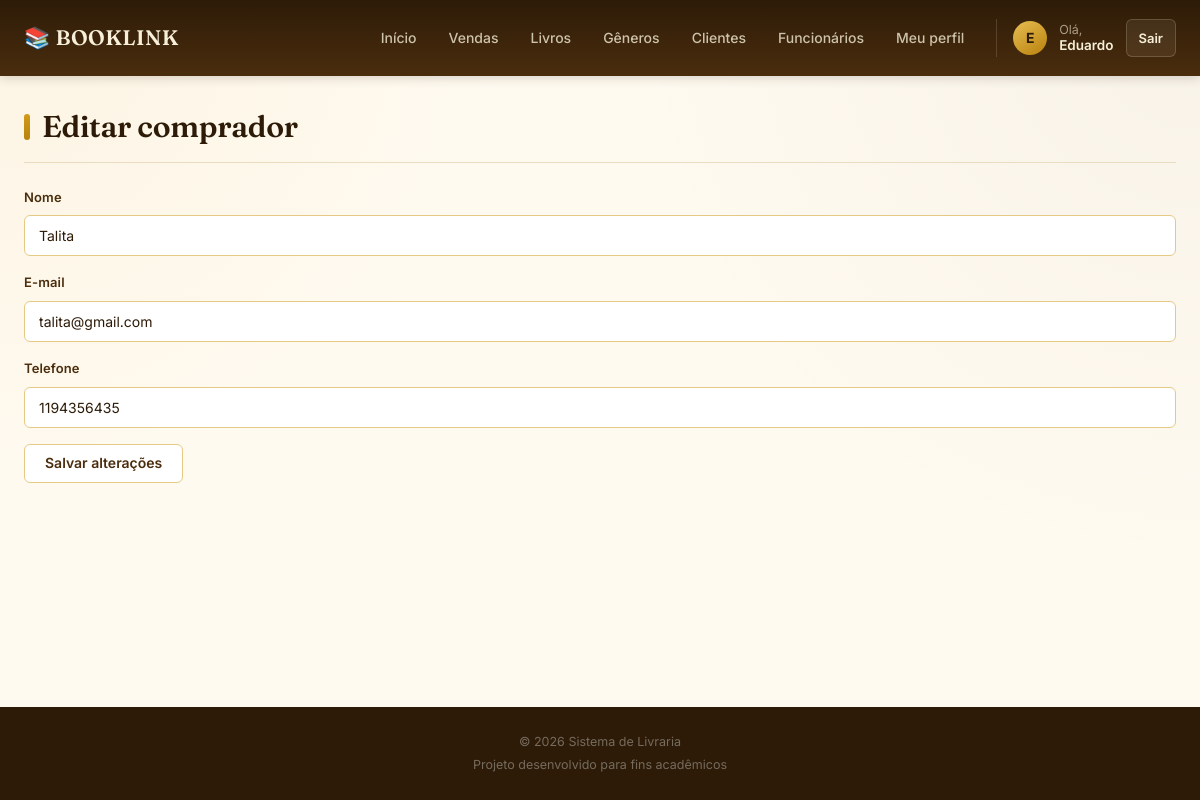
Screenshot of /compradores/editar/1 (signed in) with the database file from the repository.
### models.py (models this page shows)
class Usuario(UserMixin, db.Model):
    __tablename__ = 'usuarios'
    id = db.Column(db.Integer, primary_key=True)
    nome = db.Column(db.String(100), nullable=False)
    email = db.Column(db.String(100), unique=True, nullable=False)
    senha = db.Column(db.String(255), nullable=False)
    tipo = db.Column(
        db.String(20),
        nullable=False,
        default='funcionario'
    )
    empresa_id = db.Column(
        db.Integer,
        db.ForeignKey('empresas.id'),
        nullable=True
    )
    data_cadastro = db.Column(
        db.DateTime,
        default=datetime.now
    )
    vendas = db.relationship(
        'Venda',
        backref='usuario',
        lazy=True
    )

class Comprador(db.Model):
    __tablename__ = 'compradores'
    id = db.Column(db.Integer, primary_key=True)
    nome = db.Column(
        db.String(100),
        nullable=False
    )
    email = db.Column(
        db.String(100),
        nullable=False
    )
    telefone = db.Column(
        db.String(20),
        nullable=True
    )
    empresa_id = db.Column(
        db.Integer,
        db.ForeignKey('empresas.id'),
        nullable=False
    )
    data_cadastro = db.Column(
        db.DateTime,
        default=datetime.now
    )
    vendas = db.relationship(
        'Venda',
        backref='comprador',
        lazy=True
    )

### routes/compradores.py (the view, shortened to what this page needs)
@compradores_bp.route('/compradores/editar/<int:id>', methods=['GET', 'POST'])
@login_required
def editar_comprador(id):
    if current_user.tipo not in ['dono', 'admin_empresa', 'funcionario']:
        return redirect(url_for('home'))
    comprador = Comprador.query.filter_by(
        id=id,
        empresa_id=current_user.empresa_id
    ).first()
    if not comprador:
        return redirect(url_for('compradores.listar_compradores'))
    if request.method == 'GET':
        return render_template(
            'compradores/editar_comprador.html',
            comprador=comprador
        )

### app.py (called while the page is built)
@lm.user_loader
def user_loader(id):
    usuario = Usuario.query.filter_by(
        id=id
    ).first()
    return usuario

### templates/compradores/editar_comprador.html (shortened to what this page needs)
{% extends "base.html" %}
{% block content %}
<h1 class="titulo-pagina">
    Editar comprador
</h1>
<form method="POST">
    <div class="campo">
        <label for="nomeForm">
            Nome
        </label>
        <input
            type="text"
            id="nomeForm"
            name="nomeForm"
            value="{{ comprador.nome }}"
        >
    </div>
    <div class="campo">
        <label for="emailForm">
            E-mail
        </label>
        <input
            type="email"
            id="emailForm"
            name="emailForm"
            value="{{ comprador.email }}"
        >
    </div>
    <div class="campo">
        <label for="telefoneForm">
            Telefone
        </label>
        <input
            type="text"
            id="telefoneForm"
            name="telefoneForm"
            value="{{ comprador.telefone }}"
        >
    </div>
    <button
        type="submit"
        class="botao"
    >
        Salvar alterações
    </button>
</form>
{% endblock %}

### templates/base.html (shortened to what this page needs)
<!DOCTYPE html>
<html lang="pt-br">
<head>
<link rel="stylesheet" href="{{ url_for('static', filename='style.css') }}">
</head>
<body>
<header class="header">
    <div class="header-container">
        <a href="{{ url_for('home') }}" class="logo">
            📚 BOOKLINK
        </a>
        <nav class="nav">
            <a href="{{ url_for('homeAdm.homeAdm') }}">
                Início
            </a>
            <a href="{{ url_for('vendas.nova_venda') }}">
                Vendas
            </a>
            <a href="{{ url_for('livros.listar_livros') }}">
                Livros
            </a>
            <a href="{{ url_for('generos.listar_generos') }}">
                Gêneros
            </a>
            <a href="{{ url_for('compradores.listar_compradores') }}">
                Clientes
            </a>
            {% if current_user.tipo in ['dono', 'admin_empresa'] %}
                <a href="{{ url_for('funcionarios.listar_funcionarios') }}">
                    Funcionários
                </a>
            {% endif %}
            <a href="{{ url_for('funcionarios.editar_funcionarios', id=current_user.id) }}">
                Meu perfil
            </a>
            {% if current_user.is_authenticated %}
                <div class="user-area">
                    <div class="user-avatar">
                        {{ current_user.nome[0]|upper }}
                    </div>
                    <div class="user-info">
                        <span>Olá,</span>
                        <strong>{{ current_user.nome }}</strong>
                    </div>
                    <a href="{{ url_for('logout') }}" class="logout-btn">
                        Sair
                    </a>
                </div>
            {% endif %}
        </nav>
    </div>
</header>
<main class="container">
    {% block content %}
    {% endblock %}
</main>
<footer class="footer">
    <p>
        © 2026 Sistema de Livraria
    </p>
    <p>
        Projeto desenvolvido para fins acadêmicos
    </p>
</footer>
</body>
</html>

### rows the page displays
Usuario: nome "E", nome "Eduardo"
Comprador: nomeForm "Talita", emailForm "talita@gmail.com", telefoneForm "1194356435"
